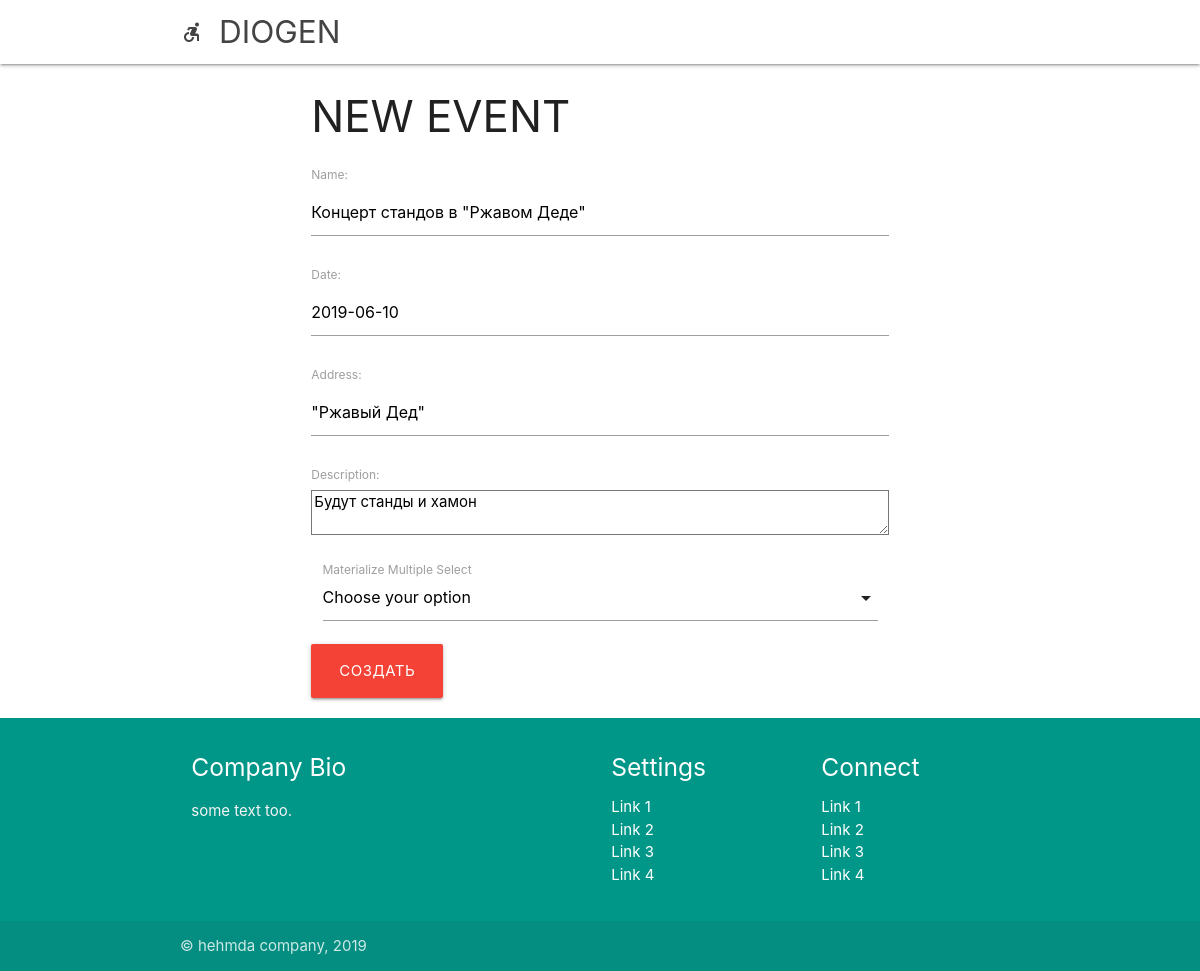
The app's page /myevents/upd/1/, older data.
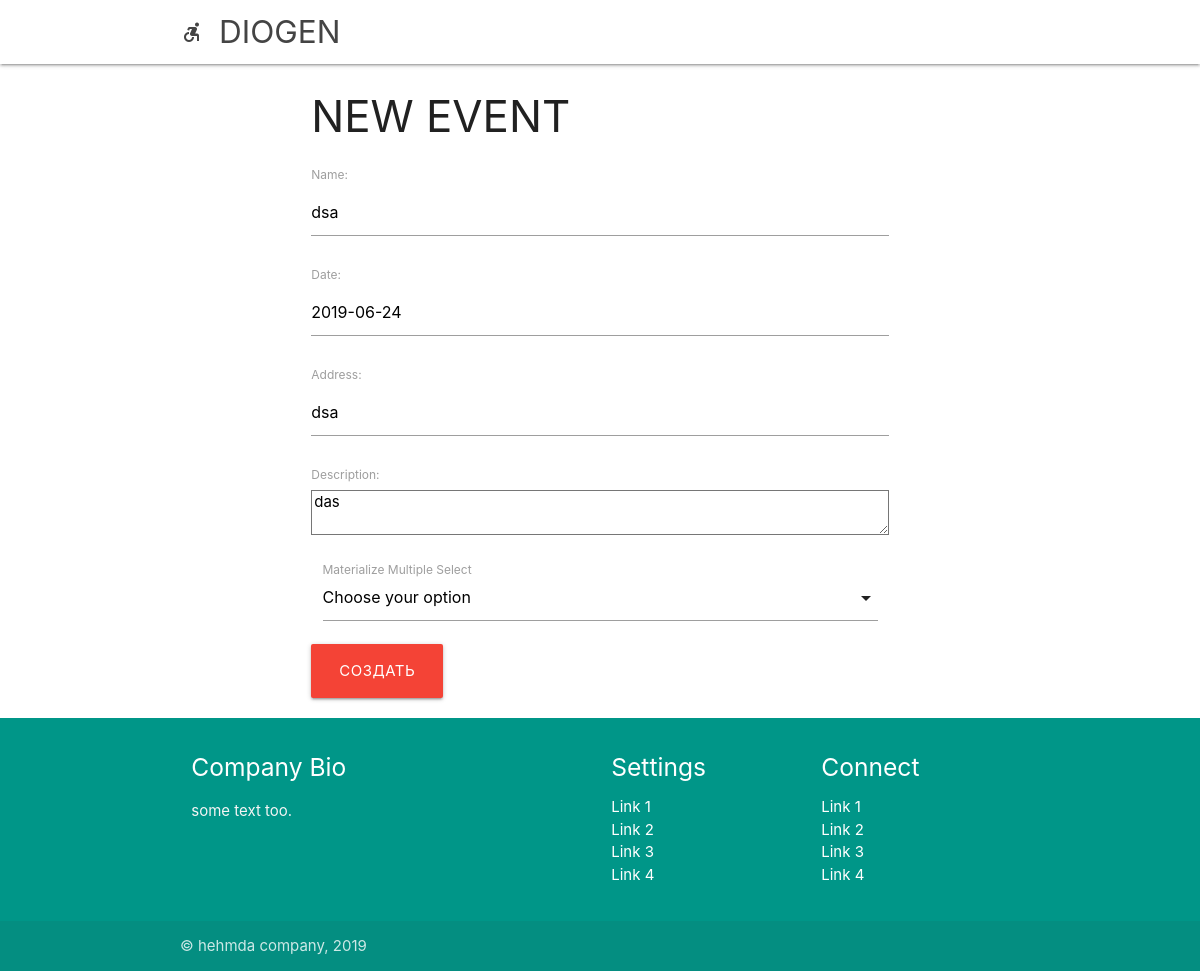
The same page, newer data.
### userApp/models.py (models this page shows, shortened)
class EventProfile(models.Model):
    name = models.CharField(max_length=100,default='', blank=False)
    address = models.CharField(max_length=100,default='', blank=False)
    date = models.CharField(max_length=100, default='', blank=False)
    description = models.TextField(default='',blank=True)
    company = models.ForeignKey(PersonProfile, on_delete=models.CASCADE, blank=False)

### userApp/views.py (the view, shortened to what this page needs)
# urls.py: path('myevents/upd/<int:pk>/', views.EventUpdate.as_view(), name='EventUpdate'),
class EventUpdate(UpdateView):
    model = EventProfile
    template_name = 'userApp/updateevent.html'
    fields = ['name','date','address','description']
    def get_context_data(self, **kwargs):
        context = super(EventUpdate, self).get_context_data(**kwargs)
        context['events'] = [self.object][0]
        musicians = PersonProfile.objects.filter(~Q(nickname='')).filter(~Q(pk__in=[i.user.pk for i in AcceptedEvent.objects.filter(Q(event=self.object) & Q(user__isnull=False))]))
        groups = GroupProfile.objects.filter(~Q(pk__in=[i.group.pk for i in AcceptedEvent.objects.filter(Q(event=self.object) & Q(group__isnull=False))]))
        context['musicians'] =  musicians
        context['groups'] = groups
        return context

### userApp/templates/userApp/updateevent.html (shortened to what this page needs)
{% extends "mainPage/wrapper.html" %}
{% load static %}
{% block page %}
    <div class="row">
        <div class="col s3 m3 l3"></div>
        <div class="col s6 m6 l6">
                <h3>NEW EVENT</h3>
                <form id="updthis" method="post">{% csrf_token %}
                    {{ form.as_p }}
                <div class="input-field col s12">
                    <label>Materialize Multiple Select</label>
                </div>
                <button type="submit" class='btn-large red' >Создать</button>
                </div>
        </div>
        </div>
{% endblock %}

Row changes from the older to the newer data that the page shows:
changed EventProfile: name "Концерт стандов в \"Ржавом Деде\"" → "dsa"; date "2019-06-10" → "2019-06-24"; address "\"Ржавый Дед\"" → "dsa"; description "Будут станды и хамон" → "das"
